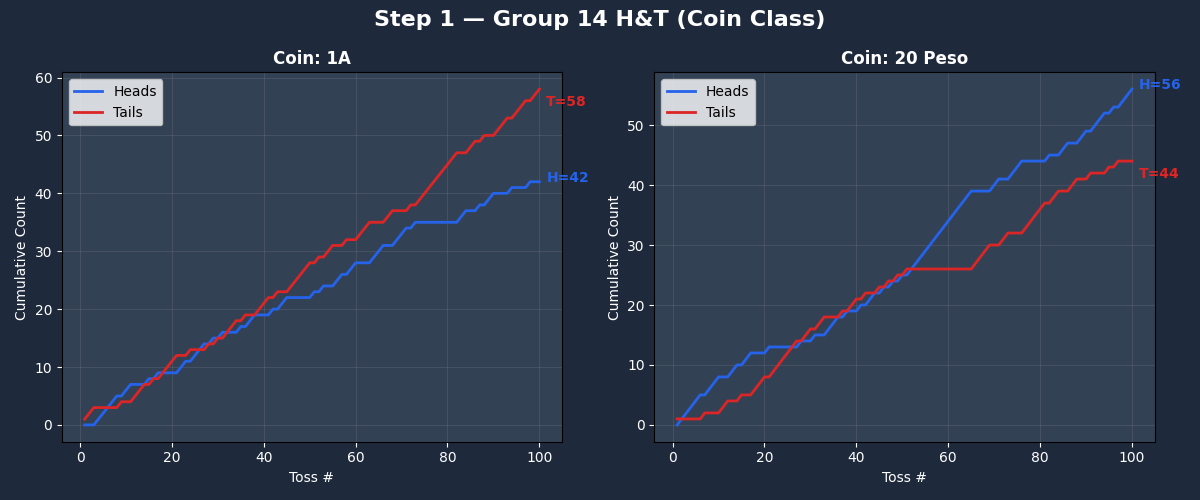

Source code (Python):
import openpyxl
import matplotlib.pyplot as plt
import numpy as np

FILENAME = "2BSCS-A _ Tossed Coin Raw Data.xlsx"
wb = openpyxl.load_workbook(FILENAME, data_only=True)
ws = wb["GROUP 14"]
rows = list(ws.iter_rows(values_only=True))

def safe_int(v, default=0):
    if v is None: return default
    try: return int(v)
    except: return default

# Parse Group 14 Data
tosses_1a = [safe_int(rows[i][1]) for i in range(2, 102)]
tosses_20 = [safe_int(rows[i][3]) for i in range(2, 102)]

BLUE = "#2563EB"
RED = "#DC2626"
DARK_BG = "#1E293B"
CARD_BG = "#334155"
TEXT_CLR = "white"

def cumulative_ht(tosses):
    cum_h, cum_t = [], []
    h, t = 0, 0
    for v in tosses:
        if v == 1: h += 1
        else: t += 1
        cum_h.append(h)
        cum_t.append(t)
    return cum_h, cum_t

# Plot Step 1: Group 14 Coin Class Cumulative
fig, axes = plt.subplots(1, 2, figsize=(12, 5))
fig.patch.set_facecolor(DARK_BG)
fig.suptitle("Step 1 — Group 14 H&T (Coin Class)", fontsize=16, fontweight="bold", color=TEXT_CLR)

coins = [("1A", tosses_1a), ("20 Peso", tosses_20)]

for idx, (name, t_list) in enumerate(coins):
    ax = axes[idx]
    ax.set_facecolor(CARD_BG)
    ch, ct = cumulative_ht(t_list)
    x = np.arange(1, len(t_list)+1)
    
    ax.plot(x, ch, color=BLUE, linewidth=2, label="Heads")
    ax.plot(x, ct, color=RED, linewidth=2, label="Tails")
    
    ax.set_title(f"Coin: {name}", color=TEXT_CLR, fontweight="bold")
    ax.set_xlabel("Toss #", color=TEXT_CLR)
    ax.set_ylabel("Cumulative Count", color=TEXT_CLR)
    ax.tick_params(colors=TEXT_CLR)
    ax.legend()
    ax.grid(alpha=0.15)
    
    h_tot = ch[-1]
    t_tot = ct[-1]
    ax.annotate(f"H={h_tot}", xy=(len(t_list), h_tot), color=BLUE, fontweight="bold", xytext=(5,0), textcoords="offset points")
    ax.annotate(f"T={t_tot}", xy=(len(t_list), t_tot), color=RED, fontweight="bold", xytext=(5,-12), textcoords="offset points")

plt.tight_layout()
plt.savefig("group14_step1.png", facecolor=fig.get_facecolor())
print("Saved group14_step1.png")
